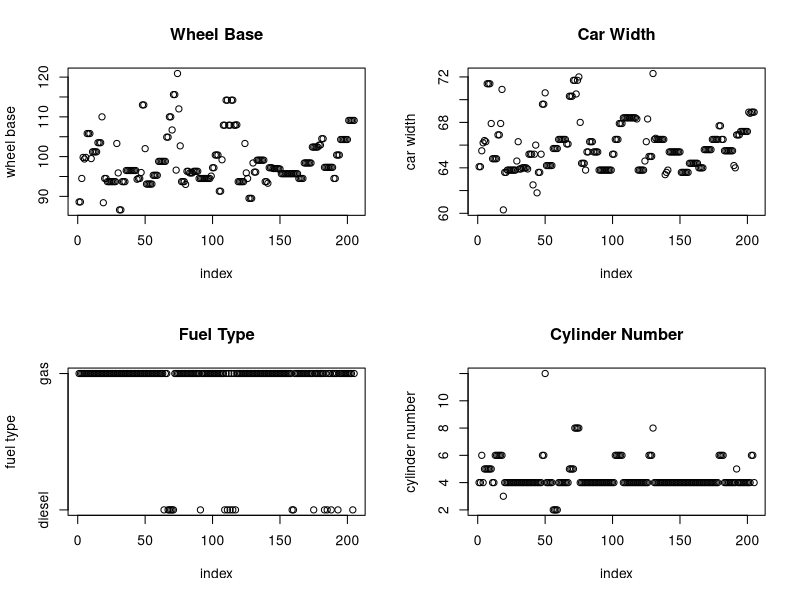
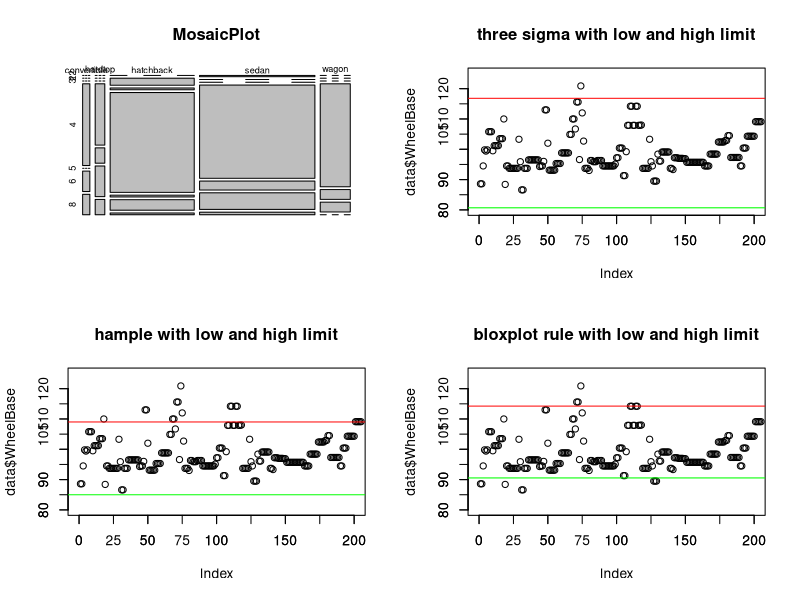
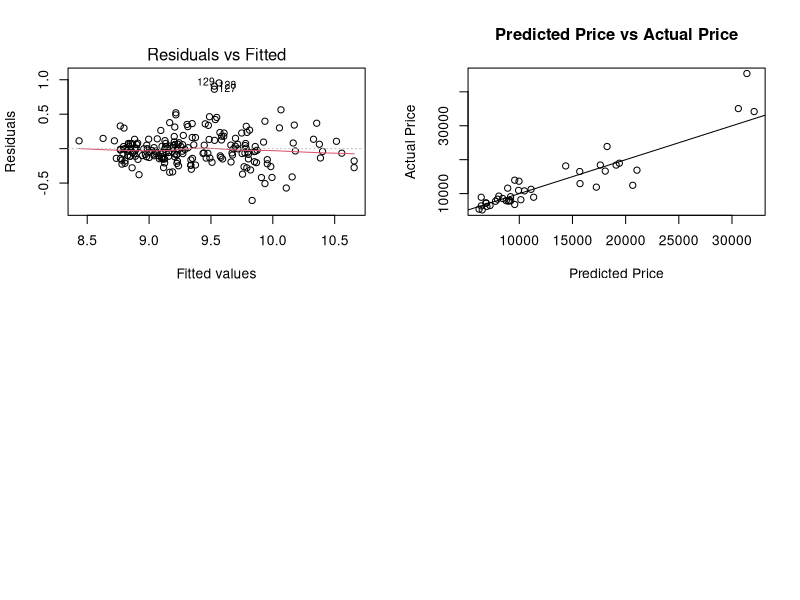

Here is the R script that generated these plots, in order:
## ---- chunk 1
data<- read.csv(file = 'CarPrice-EvenSID.csv')
#View(data)
par(mfrow=c(2,2))
data$row_num <- seq.int(nrow(data)) 
data$FuelType <- as.factor(data$FuelType)
data[data$CylinderNumber=="two",]$CylinderNumber<-2
data[data$CylinderNumber=="three",]$CylinderNumber<-3
data[data$CylinderNumber=="four",]$CylinderNumber<-4
data[data$CylinderNumber=="five",]$CylinderNumber<-5
data[data$CylinderNumber=="six",]$CylinderNumber<-6
data[data$CylinderNumber=="eight",]$CylinderNumber<-8
data[data$CylinderNumber=="twelve",]$CylinderNumber<-12
plot(data$row_num, data$WheelBase, xlab="index", ylab="wheel base")
title("Wheel Base")
plot(data$row_num, data$CarWidth, xlab="index", ylab="car width")
title("Car Width")
plot(data$row_num, data$FuelType, xlab="index", ylab="fuel type", yaxt="n")
axis(2, at = seq(1,2,1), labels = levels(data$FuelType))
title("Fuel Type")
plot(data$row_num, data$CylinderNumber, xlab="index", ylab="cylinder number")
title("Cylinder Number")
## ---- chunk 2
#write your code here
MosaicPlot <-table(data$CarBody,data$CylinderNumber)
mosaicplot(MosaicPlot)
## ---- chunk 3
#write your code here
library(Hmisc)
dataAngka <- data[,c("WheelBase","CarWidth","CurbWeight","CylinderNumber","HorsePower","Citympg","Price")]
rcorr(as.matrix(dataAngka), type = "spearman")
## ---- chunk 4
#write your code here
ThreeSigma <- function(x, t = 3){

   mu <- mean(x, na.rm = TRUE)
   sig <- sd(x, na.rm = TRUE)
   if (sig == 0){
      message("All non-missing x-values are identical")
   }
  up <- mu + t * sig
  down <- mu - t * sig
  out <- list(up = up, down = down)
  return(out)
}

Hampel <- function(x, t = 3){

   mu <- median(x, na.rm = TRUE)
   sig <- mad(x, na.rm = TRUE)
   if (sig == 0){
        message("Hampel identifer implosion: MAD scale estimate is zero")
   }
   up <- mu + t * sig
   down <- mu - t * sig
   out <- list(up = up, down = down)
   return(out)
}
   
BoxplotRule<- function(x, t = 1.5){

 xL <- quantile(x, na.rm = TRUE, probs = 0.25, names = FALSE)
 xU <- quantile(x, na.rm = TRUE, probs = 0.75, names = FALSE)
 Q <- xU - xL
 if (Q == 0){
 message("Boxplot rule implosion: interquartile distance is zero")
 }
 up <- xU + t * Q
 down <- xU - t * Q
 out <- list(up = up, down = down)
 return(out)
}   

ExtractDetails <- function(x, down, up){

 outClass <- rep("N", length(x))
 indexLo <- which(x < down)
 indexHi <- which(x > up)
 outClass[indexLo] <- "L"
 outClass[indexHi] <- "U"
 index <- union(indexLo, indexHi)
 values <- x[index]
 outClass <- outClass[index]
 nOut <- length(index)
 outList <- list(nOut = nOut, lowLim = down,
 upLim = up,index = index,
 values = values,
 outClass = outClass)
 return(outList)
}


FindOutliers <- function(x, t3 = 3, tH = 3, tb = 1.5){
 threeLims <- ThreeSigma(x, t = t3)
 HampLims <- Hampel(x, t = tH)
 boxLims <- BoxplotRule(x, t = tb)

 n <- length(x)
 nMiss <- length(which(is.na(x)))

 threeList <- ExtractDetails(x, threeLims$down, threeLims$up)
 HampList <- ExtractDetails(x, HampLims$down, HampLims$up)
 boxList <- ExtractDetails(x, boxLims$down, boxLims$up)

 sumFrame <- data.frame(method = "ThreeSigma", n = n,
 nOut = threeList$nOut,
 lowLim = threeList$lowLim,
 upLim = threeList$upLim)
 
 upFrame <- data.frame(method = "Hampel", n = n,
 nOut = HampList$nOut,
 lowLim = HampList$lowLim,
 upLim = HampList$upLim)
 
 sumFrame <- rbind.data.frame(sumFrame, upFrame)
 
 upFrame <- data.frame(method = "BoxplotRule", n = n,
 nOut = boxList$nOut,
 lowLim = boxList$lowLim,
 upLim = boxList$upLim)
 
 sumFrame <- rbind.data.frame(sumFrame, upFrame)

 threeFrame <- data.frame(index = threeList$index,
 values = threeList$values,
 type = threeList$outClass)
 HampFrame <- data.frame(index = HampList$index,
 values = HampList$values,
 type = HampList$outClass)
 boxFrame <- data.frame(index = boxList$index,
 values = boxList$values,
 type = boxList$outClass)
 outList <- list(summary = sumFrame, threeSigma = threeFrame,
 Hampel = HampFrame, boxplotRule = boxFrame)
 return(outList)
}
## ---- chunk 5
fullSummary <- FindOutliers(data$WheelBase)
plot(data$WheelBase,ylim=c(80,125),xlim=c(0,200))
title("three sigma with low and high limit")
axis(1, at=seq(0,200,25))
axis(2, at=seq(80,120,5))
lowlim3s <-fullSummary$summary[1 , 4]
highlim3s <-fullSummary$summary[1 , 5]
abline(h = lowlim3s, col="green") 
abline(h = highlim3s, col="red")

plot(data$WheelBase,ylim=c(80,125),xlim=c(0,200))
title("hample with low and high limit")
axis(1, at=seq(0,200,25))
axis(2, at=seq(80,120,5))
lowlimh <-fullSummary$summary[2 , 4]
highlimh <-fullSummary$summary[2 , 5]
abline(h = lowlimh, col="green") 
abline(h = highlimh, col="red")

plot(data$WheelBase,ylim=c(80,125),xlim=c(0,200))
title("bloxplot rule with low and high limit")
axis(1, at=seq(0,200,25))
axis(2, at=seq(80,120,5))
lowlimb <-fullSummary$summary[3 , 4]
highlimb <-fullSummary$summary[3 , 5]
abline(h = lowlimb, col="green") 
abline(h = highlimb, col="red")

#lowlim3s -> untuk mengetahui lower limit dari three sigma
#highlim3s -> untuk mengetahui higher limit dari three sigma
#lowlimh -> untuk mengetahui lower limit dari hample
#highlimh -> untuk mengetahui higher limit dari hample
#lowlimb -> untuk mengetahui lower limit dari boxplot rule
#highlimb -> untuk mengetahui higher limit dari boxplotrule
## ---- chunk 6
#write your code here
i<-1
while(i <= 3){
  hasil<-paste(fullSummary$summary[i , 1],"=", fullSummary$summary[i , 3])
  i <- i + 1
  print(hasil)
}
## ---- chunk 7
#write your code here
perbandingan <- lm(log(Price)~CurbWeight,data=data)
plot(perbandingan, which=1)
## ---- chunk 8
#write your code here
summary(perbandingan)
## ---- chunk 9
#write your code here
library(caret)
set.seed(1)
validation_index <- createDataPartition(data$Price, p=0.8, list = FALSE)
validationset = data[-validation_index,]
validationset$predicted <- predict(perbandingan, validationset)
actualPrediction <- data.frame(validationset$Price, validationset$predicted, validationset$Price - validationset$predicted)
names(actualPrediction) <- c ("Price", "Predicted", "Residuals")
correlationAccuracy <- cor(actualPrediction)
correlationAccuracy
## ---- chunk 10
#write your code here
trainingset = data[validation_index,]
prediction <- predict(perbandingan, validationset)
plot(exp(prediction), validationset$Price, xlab="Predicted Price", ylab="Actual Price")
title("Predicted Price vs Actual Price")
abline(a=0, b=1)
